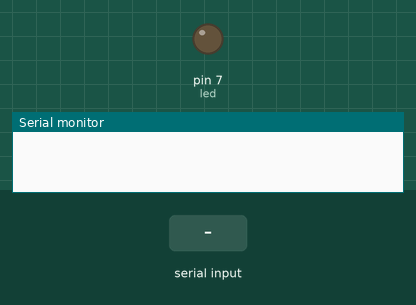
Recording of a sketch running on a simulated Arduino Uno, built with avr-gcc and run on an emulated ATmega328P. Parts: output pins drawn as LEDs (lit = HIGH), the last lines printed to the serial monitor. Inputs (shaded band) come from the test bench.

Above: at 1.2 s.
1.3 s: "a" received over the second serial link
At 2.1 s:
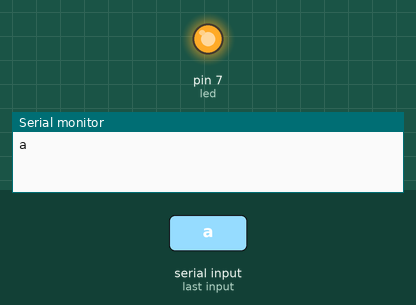
2.8 s: "s" received over the second serial link
At 3.2 s:
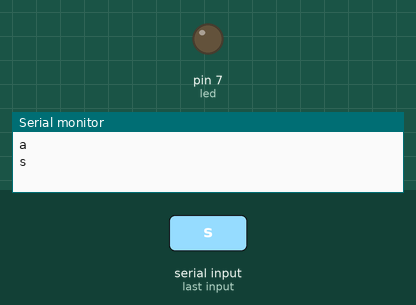
Timing chart, 0 to 5.8 s (numbered marks = the images above; inputs shaded):
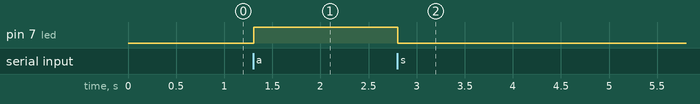

The sketch:

BlueTooth.ino
```cpp
#include <SoftwareSerial.h>

SoftwareSerial BT(2,3); //RX, TX
int led = 7;
String str ="";
char data ;

void setup() {
  pinMode(led, OUTPUT);
  Serial.begin(9600);
  BT.begin(9600);
//  Serial.println("연결 됨");
}

void loop() {
  while (BT.available())  //블루투스 사용하는동안
  {
     data = (char)BT.read();
     str += data;
     delay(5);
    if (data == 'a')
    {
      digitalWrite(led, 1);
    }
    else if (data == 's')
    {
      digitalWrite(led, 0);
    }
    delay(100);
}
  if(!str.equals(""))  //myString 값이 있다면
  {
    Serial.println(str); //시리얼모니터에 myString값 출력
    str="";  //myString 변수값 초기화
  }
}
```

Measured:
- after the input at 1.3 s, pin 7 (led): LOW → HIGH at once
- after the input at 2.8 s, pin 7 (led): HIGH → LOW at once
